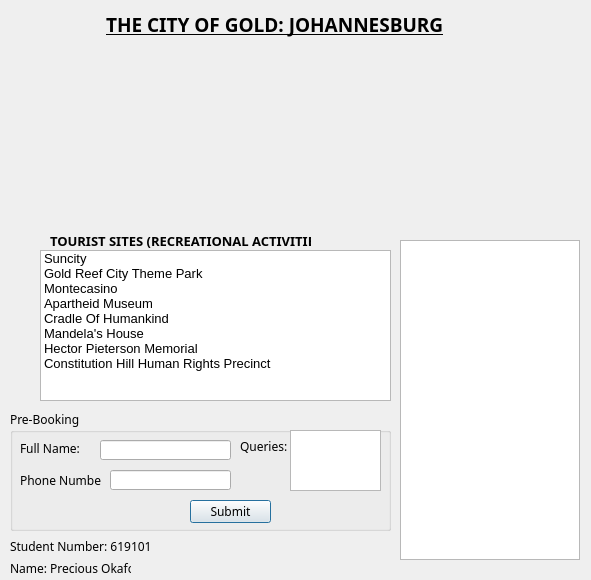
<?xml version="1.0" encoding="UTF-8"?>
<ui version="4.0">
 <class>Dialog</class>
 <widget class="QDialog" name="Dialog">
  <property name="geometry">
   <rect>
    <x>0</x>
    <y>0</y>
    <width>591</width>
    <height>580</height>
   </rect>
  </property>
  <property name="font">
   <font>
    <family>Bahnschrift</family>
    <weight>50</weight>
    <bold>false</bold>
   </font>
  </property>
  <property name="windowTitle">
   <string>Dialog</string>
  </property>
  <widget class="QListWidget" name="listWidget">
   <property name="geometry">
    <rect>
     <x>40</x>
     <y>250</y>
     <width>351</width>
     <height>151</height>
    </rect>
   </property>
   <property name="font">
    <font>
     <family>Tahoma</family>
     <pointsize>10</pointsize>
     <kerning>true</kerning>
    </font>
   </property>
   <item>
    <property name="text">
     <string>Suncity</string>
    </property>
   </item>
   <item>
    <property name="text">
     <string>Gold Reef City Theme Park</string>
    </property>
   </item>
   <item>
    <property name="text">
     <string>Montecasino</string>
    </property>
   </item>
   <item>
    <property name="text">
     <string>Apartheid Museum</string>
    </property>
   </item>
   <item>
    <property name="text">
     <string>Cradle Of Humankind</string>
    </property>
   </item>
   <item>
    <property name="text">
     <string>Mandela's House</string>
    </property>
   </item>
   <item>
    <property name="text">
     <string>Hector Pieterson Memorial </string>
    </property>
   </item>
   <item>
    <property name="text">
     <string>Constitution Hill Human Rights Precinct</string>
    </property>
   </item>
  </widget>
  <widget class="QGroupBox" name="groupBox">
   <property name="geometry">
    <rect>
     <x>10</x>
     <y>410</y>
     <width>381</width>
     <height>121</height>
    </rect>
   </property>
   <property name="font">
    <font>
     <pointsize>9</pointsize>
    </font>
   </property>
   <property name="title">
    <string>Pre-Booking</string>
   </property>
   <widget class="QLineEdit" name="lineEdit_2">
    <property name="geometry">
     <rect>
      <x>90</x>
      <y>30</y>
      <width>131</width>
      <height>20</height>
     </rect>
    </property>
   </widget>
   <widget class="QLabel" name="label">
    <property name="geometry">
     <rect>
      <x>10</x>
      <y>30</y>
      <width>61</width>
      <height>16</height>
     </rect>
    </property>
    <property name="font">
     <font>
      <pointsize>9</pointsize>
     </font>
    </property>
    <property name="text">
     <string>Full Name:</string>
    </property>
   </widget>
   <widget class="QLabel" name="label_2">
    <property name="geometry">
     <rect>
      <x>10</x>
      <y>60</y>
      <width>81</width>
      <height>20</height>
     </rect>
    </property>
    <property name="font">
     <font>
      <pointsize>9</pointsize>
     </font>
    </property>
    <property name="text">
     <string>Phone Number:</string>
    </property>
   </widget>
   <widget class="QLineEdit" name="lineEdit_3">
    <property name="geometry">
     <rect>
      <x>100</x>
      <y>60</y>
      <width>121</width>
      <height>20</height>
     </rect>
    </property>
   </widget>
   <widget class="QPushButton" name="pushButton">
    <property name="geometry">
     <rect>
      <x>180</x>
      <y>90</y>
      <width>81</width>
      <height>23</height>
     </rect>
    </property>
    <property name="text">
     <string>Submit</string>
    </property>
   </widget>
   <widget class="QLabel" name="label_4">
    <property name="geometry">
     <rect>
      <x>230</x>
      <y>30</y>
      <width>47</width>
      <height>13</height>
     </rect>
    </property>
    <property name="font">
     <font>
      <pointsize>9</pointsize>
     </font>
    </property>
    <property name="text">
     <string>Queries: </string>
    </property>
   </widget>
   <widget class="QPlainTextEdit" name="plainTextEdit">
    <property name="geometry">
     <rect>
      <x>280</x>
      <y>20</y>
      <width>91</width>
      <height>61</height>
     </rect>
    </property>
   </widget>
  </widget>
  <widget class="QLabel" name="label_3">
   <property name="geometry">
    <rect>
     <x>106</x>
     <y>9</y>
     <width>401</width>
     <height>31</height>
    </rect>
   </property>
   <property name="font">
    <font>
     <family>Bodoni MT Black</family>
     <pointsize>14</pointsize>
     <weight>75</weight>
     <bold>true</bold>
     <underline>true</underline>
    </font>
   </property>
   <property name="text">
    <string>THE CITY OF GOLD: JOHANNESBURG</string>
   </property>
  </widget>
  <widget class="QLabel" name="label_5">
   <property name="geometry">
    <rect>
     <x>50</x>
     <y>230</y>
     <width>261</width>
     <height>21</height>
    </rect>
   </property>
   <property name="font">
    <font>
     <pointsize>10</pointsize>
     <weight>75</weight>
     <bold>true</bold>
    </font>
   </property>
   <property name="text">
    <string>TOURIST SITES (RECREATIONAL ACTIVITIES)</string>
   </property>
  </widget>
  <widget class="QGraphicsView" name="graphicsView_2">
   <property name="geometry">
    <rect>
     <x>400</x>
     <y>240</y>
     <width>180</width>
     <height>320</height>
    </rect>
   </property>
  </widget>
  <widget class="QLabel" name="label_6">
   <property name="geometry">
    <rect>
     <x>10</x>
     <y>536</y>
     <width>141</width>
     <height>20</height>
    </rect>
   </property>
   <property name="font">
    <font>
     <pointsize>9</pointsize>
    </font>
   </property>
   <property name="text">
    <string>Student Number: 61910198</string>
   </property>
  </widget>
  <widget class="QLabel" name="label_7">
   <property name="geometry">
    <rect>
     <x>10</x>
     <y>560</y>
     <width>121</width>
     <height>16</height>
    </rect>
   </property>
   <property name="font">
    <font>
     <pointsize>9</pointsize>
    </font>
   </property>
   <property name="text">
    <string>Name: Precious Okafor</string>
   </property>
  </widget>
  <widget class="QLabel" name="label_8">
   <property name="geometry">
    <rect>
     <x>46</x>
     <y>52</y>
     <width>521</width>
     <height>171</height>
    </rect>
   </property>
   <property name="text">
    <string/>
   </property>
   <property name="pixmap">
    <pixmap>images (1).jpg</pixmap>
   </property>
  </widget>
 </widget>
 <resources/>
 <connections/>
</ui>
